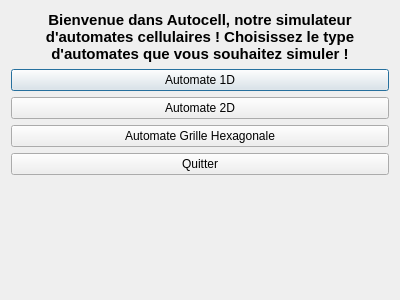
<?xml version="1.0" encoding="UTF-8"?>
<ui version="4.0">
 <class>Dialog</class>
 <widget class="QDialog" name="Dialog">
  <property name="geometry">
   <rect>
    <x>0</x>
    <y>0</y>
    <width>400</width>
    <height>300</height>
   </rect>
  </property>
  <property name="windowTitle">
   <string>Dialog</string>
  </property>
  <layout class="QVBoxLayout" name="verticalLayout">
   <item>
    <layout class="QVBoxLayout" name="verticalLayout_2">
     <item>
      <widget class="QLabel" name="label">
       <property name="enabled">
        <bool>true</bool>
       </property>
       <property name="lineWidth">
        <number>1</number>
       </property>
       <property name="text">
        <string>&lt;html&gt;&lt;head/&gt;&lt;body&gt;&lt;p align=&quot;center&quot;&gt;&lt;span style=&quot; font-size:11pt; font-weight:600;&quot;&gt;Bienvenue dans Autocell, notre simulateur d'automates cellulaires ! Choisissez le type d'automates que vous souhaitez simuler !&lt;/span&gt;&lt;/p&gt;&lt;/body&gt;&lt;/html&gt;</string>
       </property>
       <property name="scaledContents">
        <bool>false</bool>
       </property>
       <property name="wordWrap">
        <bool>true</bool>
       </property>
      </widget>
     </item>
     <item>
      <widget class="QPushButton" name="Automate_1D">
       <property name="text">
        <string>Automate 1D</string>
       </property>
      </widget>
     </item>
     <item>
      <widget class="QPushButton" name="Automate_2D">
       <property name="text">
        <string>Automate 2D</string>
       </property>
      </widget>
     </item>
     <item>
      <widget class="QPushButton" name="Automate_Hexa">
       <property name="text">
        <string>Automate Grille Hexagonale</string>
       </property>
      </widget>
     </item>
     <item>
      <widget class="QPushButton" name="close">
       <property name="text">
        <string>Quitter</string>
       </property>
      </widget>
     </item>
     <item>
      <spacer name="verticalSpacer">
       <property name="orientation">
        <enum>Qt::Vertical</enum>
       </property>
       <property name="sizeHint" stdset="0">
        <size>
         <width>20</width>
         <height>40</height>
        </size>
       </property>
      </spacer>
     </item>
    </layout>
   </item>
  </layout>
 </widget>
 <resources/>
 <connections>
  <connection>
   <sender>Automate_1D</sender>
   <signal>clicked()</signal>
   <receiver>Dialog</receiver>
   <slot>accept()</slot>
   <hints>
    <hint type="sourcelabel">
     <x>154</x>
     <y>91</y>
    </hint>
    <hint type="destinationlabel">
     <x>3</x>
     <y>37</y>
    </hint>
   </hints>
  </connection>
  <connection>
   <sender>Automate_2D</sender>
   <signal>clicked()</signal>
   <receiver>Dialog</receiver>
   <slot>exec()</slot>
   <hints>
    <hint type="sourcelabel">
     <x>258</x>
     <y>125</y>
    </hint>
    <hint type="destinationlabel">
     <x>399</x>
     <y>210</y>
    </hint>
   </hints>
  </connection>
  <connection>
   <sender>Automate_Hexa</sender>
   <signal>clicked()</signal>
   <receiver>Dialog</receiver>
   <slot>exec()</slot>
   <hints>
    <hint type="sourcelabel">
     <x>110</x>
     <y>156</y>
    </hint>
    <hint type="destinationlabel">
     <x>0</x>
     <y>207</y>
    </hint>
   </hints>
  </connection>
  <connection>
   <sender>close</sender>
   <signal>clicked()</signal>
   <receiver>Dialog</receiver>
   <slot>reject()</slot>
   <hints>
    <hint type="sourcelabel">
     <x>156</x>
     <y>189</y>
    </hint>
    <hint type="destinationlabel">
     <x>184</x>
     <y>294</y>
    </hint>
   </hints>
  </connection>
 </connections>
</ui>
